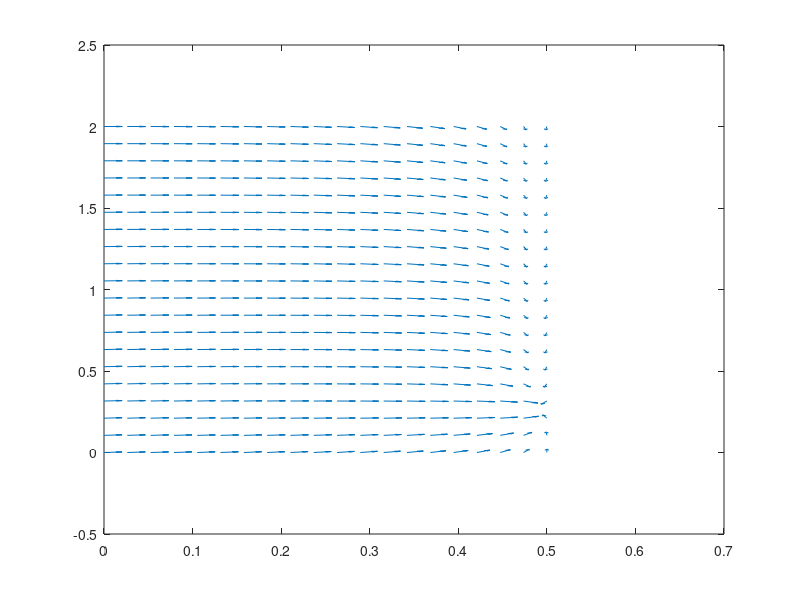

MATLAB code to generate this figure: (Note: this script raises an error after producing the figure.)
clear all
%close all

% First solve the ode system

%%%%%%%%%%%%%%%%%%%%%%
% INITIAL CONDITION
Y0 = [0.48;0.25;1]; %not sure what to make these
%%%%%%%%%%%%%%%%%%%%%%

%timespan
tRange = [0 1000];

% parameters in equation
k1=0.015;
k2=0.0075;
k3=0.09375;
k4=0.1875;
kp=3.25;
Kmp=0.001;
k2_=0.05; %meant to represent k2' but we cannot use apostrophes in var names
p = [k1, k2, k3, k4, kp, Kmp, k2_];
mass=1;

% call the ODE solver ode15s instead of ode45
% to send parameters to the ode solver, use the following command:
%[tSol,YSol] = ode15s(@(tSol,YSol)dna_orig(tSol,YSol,p),tRange,Y0);


% plot solutions in time
%figure(1)
%clf
%plot(tSol,YSol,'LineWidth',2)
%xlabel('Time')
%ylabel('Concentration')
%legend('S_1','S_2')
%set(gca,'FontSize',18)
%grid on

%%%%%%%%%%%%%%%%%%%%%%%%%
% Make the phase portrait
%%%%%%%%%%%%%%%%%%%%%%%%%

% generate grid for phase plane [0 M] X [0 N]
M=0.5;
N=2;
[xx,yy]=meshgrid(linspace(0,M,20),linspace(0,N,20));
% xx represents RT and yy represents G2T

% define the right hand sides
%right hand sides also depend on these functions:
G2R = (2.*xx.*yy)./(xx + yy + .001 + sqrt((xx + yy + .001).^2 - 4.*xx.*yy));

%A6
dG2Tdt= k1 - k2.*yy - k2_.*G2R; 
%A7
dRTdt= k3-k4.*xx-(kp.*(xx-G2R).*(yy-G2R).*mass);%./(Kmp+yy-G2R);
%Mass
dmassdt= 0.00495*mass;

% L = scale factor to make all of the arrows the same length
L = sqrt(dG2Tdt.^2 + dRTdt.^2);

% plot the direction field
figure(2)
clf % clear the current figure
quiver(xx,yy, dRTdt./L,dG2Tdt./L,0.2); % The final argument is a scaling factor
hold on

% define the nullclines
% x represents RT and y represents G2T
g2rfun = @(x,y) (2.*x.*y)./(x + y + .001 + sqrt((x + y + .001).^2 - 4.*x.*y));
ncfun1 = @(x,y) k1 - k2*y - k2_*g2rfun(x,y);
ncfun2 = @(x,y) k3 - k4*x - (kp*(x-g2rfun(x,y)).*(y-g2rfun(x,y))*mass)./(Kmp + x - g2rfun(x,y));
% plot the nullclines
fimplicit(@(x,y) ncfun1(x,y), [0 0.5 0 2],'LineWidth',3)
fimplicit(@(x,y) ncfun2(x,y), [0 0.5 0 2],'LineWidth',3);

% plot the trajectories in blue
% these are just plotting s1 vs s2 using solutions from above
%plot(YSol(:,1),YSol(:,1),'b','LineWidth',2)
%axis tight
